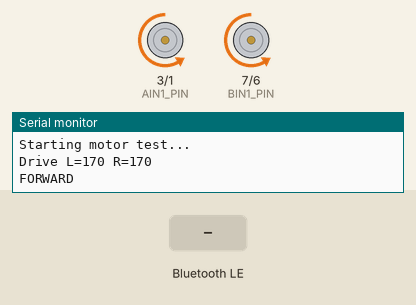
Recording of a sketch running on a simulated ESP32-C3. Parts: motor-driver pin pairs drawn as motors (green arrow = first pin HIGH = forward, orange = second pin HIGH = backward, longer = more drive, scaled by the enable pin), the last lines printed to the serial monitor. Inputs (shaded band) come from the test bench. Nothing arrives over Bluetooth unless stated; a phone connects over Bluetooth LE 3 s after start.

Above: at 1.1 s.
At 1.8 s:
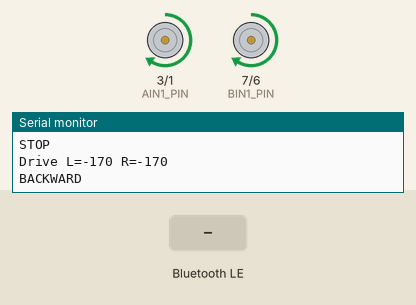
At 5.0 s:
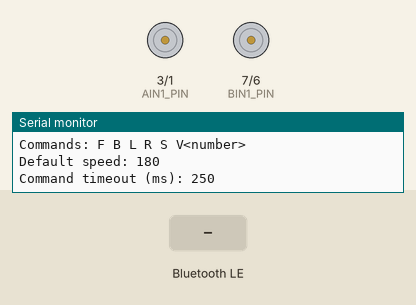
5.1 s: Bluetooth LE write "0" received
Timing chart, 0 to 8.1 s (numbered marks = the images above; inputs shaded):
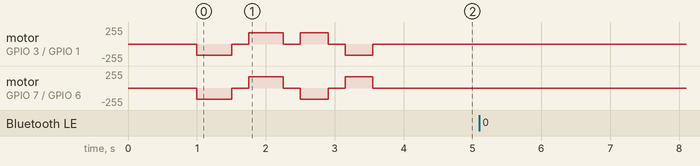

The sketch:

esp32-c3-mobile-ble.ino
```cpp
/*
  ESP32-C3 Super Mini + TB6612FNG
  BLE robot control with startup movement test + dead-man timeout

  Commands:
    F = Forward
    B = Backward
    L = Turn Left
    R = Turn Right
    S = Stop
    V<number> = Set persistent speed (0..255), e.g. V120

  Behavior:
    - F/B/L/R start motion using the currently saved speed
    - Robot auto-stops if no fresh motion command is received
      within COMMAND_TIMEOUT_MS
    - Best used with a controller that keeps sending commands
      while the button is held
*/

#include <Arduino.h>
#include <BLEDevice.h>
#include <BLEUtils.h>
#include <BLEServer.h>

// ---------------- PIN DEFINITIONS ----------------
static const int AIN1_PIN = 3;
static const int AIN2_PIN = 1;
static const int PWMA_PIN = 0;

static const int BIN1_PIN = 7;
static const int BIN2_PIN = 6;
static const int PWMB_PIN = 5;

// ---------------- SPEED SETTINGS ----------------
static const int DEFAULT_SPEED = 180;

// ---------------- MOTOR INVERSION ----------------
// Change these if motion is opposite of expected.
static const bool LEFT_MOTOR_INVERT  = true;
static const bool RIGHT_MOTOR_INVERT = true;

// ---------------- SAFETY TIMEOUT ----------------
// Robot will stop if no fresh motion command is received
// within this time window.
static const unsigned long COMMAND_TIMEOUT_MS = 250;

// ---------------- BLE UUIDS ----------------
#define SERVICE_UUID        "4fafc201-1fb5-459e-8fcc-c5c9c331914b"
#define CHARACTERISTIC_UUID "beb5483e-36e1-4688-b7f5-ea07361b26a8"

BLECharacteristic *pCharacteristic;
bool deviceConnected = false;

// ---------------- MOTION WATCHDOG ----------------
unsigned long lastMotionCommandTime = 0;
bool motorsAreRunning = false;

// ---------------- PERSISTENT SPEED ----------------
int currentSpeed = DEFAULT_SPEED;

// ------------------------------------------------
// MOTOR CONTROL ABSTRACTION
// speed range: -255 to +255
// positive = forward
// negative = backward
// ------------------------------------------------
void setLeftMotor(int speedValue) {
  speedValue = constrain(speedValue, -255, 255);

  bool forward = (speedValue >= 0);
  int pwm = abs(speedValue);

  if (LEFT_MOTOR_INVERT) {
    forward = !forward;
  }

  if (pwm == 0) {
    digitalWrite(AIN1_PIN, LOW);
    digitalWrite(AIN2_PIN, LOW);
    analogWrite(PWMA_PIN, 0);
    return;
  }

  digitalWrite(AIN1_PIN, forward ? HIGH : LOW);
  digitalWrite(AIN2_PIN, forward ? LOW : HIGH);
  analogWrite(PWMA_PIN, pwm);
}

void setRightMotor(int speedValue) {
  speedValue = constrain(speedValue, -255, 255);

  bool forward = (speedValue >= 0);
  int pwm = abs(speedValue);

  if (RIGHT_MOTOR_INVERT) {
    forward = !forward;
  }

  if (pwm == 0) {
    digitalWrite(BIN1_PIN, LOW);
    digitalWrite(BIN2_PIN, LOW);
    analogWrite(PWMB_PIN, 0);
    return;
  }

  digitalWrite(BIN1_PIN, forward ? HIGH : LOW);
  digitalWrite(BIN2_PIN, forward ? LOW : HIGH);
  analogWrite(PWMB_PIN, pwm);
}

void drive(int leftSpeed, int rightSpeed) {
  setLeftMotor(leftSpeed);
  setRightMotor(rightSpeed);

  motorsAreRunning = !((leftSpeed == 0) && (rightSpeed == 0));

  Serial.print("Drive L=");
  Serial.print(leftSpeed);
  Serial.print(" R=");
  Serial.println(rightSpeed);
}

void stopMotors() {
  drive(0, 0);
  Serial.println("STOP");
}

void moveForward(int speedValue = DEFAULT_SPEED) {
  drive(speedValue, speedValue);
  Serial.println("FORWARD");
}

void moveBackward(int speedValue = DEFAULT_SPEED) {
  drive(-speedValue, -speedValue);
  Serial.println("BACKWARD");
}

void moveLeft(int speedValue = DEFAULT_SPEED) {
  // left wheel backward, right wheel forward
  drive(-speedValue, speedValue);
  Serial.println("LEFT");
}

void moveRight(int speedValue = DEFAULT_SPEED) {
  // left wheel forward, right wheel backward
  drive(speedValue, -speedValue);
  Serial.println("RIGHT");
}

void refreshMotionWatchdog() {
  lastMotionCommandTime = millis();
}

void setPersistentSpeed(int speedValue) {
  currentSpeed = constrain(speedValue, 0, 255);
  Serial.print("Speed set to: ");
  Serial.println(currentSpeed);
}

// ---------------- BLE CALLBACKS ----------------
class MyServerCallbacks : public BLEServerCallbacks {
  void onConnect(BLEServer *server) override {
    deviceConnected = true;
    Serial.println("BLE Connected");
  }

  void onDisconnect(BLEServer *server) override {
    deviceConnected = false;
    Serial.println("BLE Disconnected");
    stopMotors();
    BLEDevice::startAdvertising();
    Serial.println("Advertising restarted");
  }
};

class MyCallbacks : public BLECharacteristicCallbacks {
  void onWrite(BLECharacteristic *characteristic) override {
    String cmd = characteristic->getValue().c_str();
    if (cmd.length() == 0) return;

    cmd.trim();
    cmd.toUpperCase();

    Serial.print("RX: ");
    Serial.println(cmd);

    if (cmd.startsWith("V")) {
      String speedText = cmd.substring(1);
      int speedValue = speedText.toInt();
      setPersistentSpeed(speedValue);

      String ack = "ACK:V" + String(currentSpeed);
      characteristic->setValue(ack.c_str());
      characteristic->notify();
      return;
    }

    char c = cmd[0];

    switch (c) {
      case 'F':
        moveForward(currentSpeed);
        refreshMotionWatchdog();
        break;

      case 'B':
        moveBackward(currentSpeed);
        refreshMotionWatchdog();
        break;

      case 'L':
        moveLeft(currentSpeed);
        refreshMotionWatchdog();
        break;

      case 'R':
        moveRight(currentSpeed);
        refreshMotionWatchdog();
        break;

      case 'S':
        stopMotors();
        break;

      default:
        Serial.println("Unknown command");
        return;
    }

    characteristic->setValue(("ACK:" + cmd).c_str());
    characteristic->notify();
  }
};

// ---------------- STARTUP TEST ----------------
void startupTest() {
  Serial.println("Starting motor test...");

  moveForward(170);
  delay(500);
  stopMotors();
  delay(250);

  moveBackward(170);
  delay(500);
  stopMotors();
  delay(250);

  moveLeft(170);
  delay(400);
  stopMotors();
  delay(250);

  moveRight(170);
  delay(400);
  stopMotors();
  delay(250);

  stopMotors();
  Serial.println("Motor test complete.");
}

// ---------------- SETUP ----------------
void setup() {
  Serial.begin(115200);
  delay(1000);

  Serial.println("\nESP32-C3 Robot Starting...");

  pinMode(AIN1_PIN, OUTPUT);
  pinMode(AIN2_PIN, OUTPUT);
  pinMode(PWMA_PIN, OUTPUT);

  pinMode(BIN1_PIN, OUTPUT);
  pinMode(BIN2_PIN, OUTPUT);
  pinMode(PWMB_PIN, OUTPUT);

  stopMotors();

  startupTest();

  BLEDevice::init("ESP32C3_Robot");

  BLEServer *server = BLEDevice::createServer();
  server->setCallbacks(new MyServerCallbacks());

  BLEService *svc = server->createService(SERVICE_UUID);

  pCharacteristic = svc->createCharacteristic(
    CHARACTERISTIC_UUID,
    BLECharacteristic::PROPERTY_READ |
    BLECharacteristic::PROPERTY_WRITE |
    BLECharacteristic::PROPERTY_NOTIFY |
    BLECharacteristic::PROPERTY_WRITE_NR
  );

  pCharacteristic->setCallbacks(new MyCallbacks());
  pCharacteristic->setValue("READY");

  svc->start();

  BLEAdvertising *adv = BLEDevice::getAdvertising();
  adv->addServiceUUID(SERVICE_UUID);
  BLEDevice::startAdvertising();

  Serial.println("BLE Ready...");
  Serial.println("Device name: ESP32C3_Robot");
  Serial.println("Commands: F B L R S V<number>");
  Serial.print("Default speed: ");
  Serial.println(currentSpeed);
  Serial.print("Command timeout (ms): ");
  Serial.println(COMMAND_TIMEOUT_MS);

  lastMotionCommandTime = millis();
}

// ---------------- LOOP ----------------
void loop() {
  unsigned long now = millis();

  if (motorsAreRunning && (now - lastMotionCommandTime > COMMAND_TIMEOUT_MS)) {
    Serial.println("Command timeout reached, stopping motors");
    stopMotors();
  }

  delay(10);
}
```
